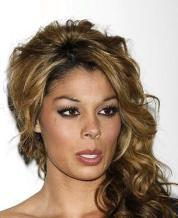
#> input picture tp5/data/celeba_1000/000006.jpg, 178 x 218 px; its folder holds only this picture in this run
$ jupyter execute --allow-errors vae_custom.ipynb
#> lines starting #> are read from the running program, lines starting #| are printed output that depends on the picture
### tp5/src/core/vae.py
import numpy as np
import matplotlib.pyplot as plt

from .optimizer import Optimizer
from .activation_function import ActivationFunction
from .initialization import WeightInitializer


class VAE(object):
    def __init__(
        self,
        seed: int,
        encoder_topology: list,
        decoder_topology: list,
        activation_function: ActivationFunction,
        encoder_optimizer: Optimizer,
        decoder_optimizer: Optimizer,
        weights_encoder=None,
        biases_encoder=None,
        weights_decoder=None,
        biases_decoder=None,
    ):
        # Set the random seed if provided
        if seed is not None:
            np.random.seed(seed)

        # Assign core components
        self.activation_function = activation_function
        self.encoder_optimizer = encoder_optimizer
        self.decoder_optimizer = decoder_optimizer
        self.encoder_topology = encoder_topology
        self.decoder_topology = decoder_topology
        self.latent_dim = decoder_topology[
            0
        ]  # Latent dimension derived from decoder topology

        # Initialize encoder weights and biases
        self.weights_encoder, self.biases_encoder = self._initialize_parameters(
            weights_encoder,
            biases_encoder,
            encoder_topology,
            activation_function.method,
            seed,
        )

        # Initialize decoder weights and biases
        self.weights_decoder, self.biases_decoder = self._initialize_parameters(
            weights_decoder,
            biases_decoder,
            decoder_topology,
            activation_function.method,
            seed,
        )

    def _initialize_parameters(
        self, weights, biases, topology, activation_method, seed
    ):
        """
        Helper function to initialize weights and biases.
        """
        if weights is not None and biases is not None:
            return weights, biases

        # Use a weight initializer to generate weights and biases
        initializer = WeightInitializer(seed)
        return (
            initializer.initialize_weights(topology, activation_method),
            initializer.initialize_biases(topology),
        )

    # [256 lines left out: functions encode, decode, feedforward, compute_loss, backpropagation, update_weights_and_biases and 1 more, not called in this run]

### tp5/src/core/activation_function.py
import numpy as np


class ActivationFunction:
    def __init__(self, method: str, beta: float = 1.0):
        self.method = method.lower()
        self.beta = beta
        self.activation, self.activation_prime = self._get_activation_functions()

    def _get_activation_functions(self):
        functions = {
            "sigmoid": (self._sigmoid, self._sigmoid_prime),
            "tanh": (self._tanh, self._tanh_prime),
            "relu": (self._relu, self._relu_prime),
            "softmax": (self._softmax, self._softmax_prime),
        }
        if self.method not in functions:
            raise ValueError(f"Unknown activation function: {self.method}")
        return functions[self.method]

    # [51 lines left out: functions _sigmoid, _sigmoid_prime, _tanh, _tanh_prime, _relu, _relu_prime and 2 more, not called in this run]

    def __str__(self) -> str:
        return f"ActivationFunction(method='{self.method}', beta={self.beta}')"

### tp5/src/core/optimizer.py
import numpy as np


class Optimizer:
    def __init__(
        self,
        method: str = "gradient_descent",
        eta: float = 0.01,
        weight_decay: float = 0.0,
        **kwargs,
    ):
        self.method = method.lower()
        self.eta = eta
        self.weight_decay = weight_decay

        # Parameters for Momentum
        self.alpha = kwargs.get("alpha", 0.9)

        # Parameters for Adam
        self.beta_1 = kwargs.get("beta_1", 0.9)
        self.beta_2 = kwargs.get("beta_2", 0.999)
        self.epsilon = kwargs.get("epsilon", 1e-8)

        # Initialize moments for Momentum and Adam
        self.v_w, self.v_b = None, None  # Velocities
        self.m_w, self.m_b = None, None  # Moments
        self.t = 0  # Time step for Adam

        # Store exponential decay rates to avoid recomputing
        self.beta_1_pow = 1.0
        self.beta_2_pow = 1.0

        # Validate optimization method
        valid_methods = ["gradient_descent", "momentum", "adam"]
        if self.method not in valid_methods:
            raise ValueError(f"Unknown optimization method: {self.method}")

    # [97 lines left out: functions update_parameters, _gradient_descent, _momentum, _adam, not called in this run]

### tp5/src/vae_custom.ipynb
[cell 1]
# import kagglehub

# # Download latest version
# path = kagglehub.dataset_download("jessicali9530/celeba-dataset")

# print("Path to dataset files:", path)

[cell 2]
import os
import numpy as np
import matplotlib.pyplot as plt
from PIL import Image


def image_to_bw_matrix(image_path, n):
    """
    Loads an image, converts it to black and white, resizes it to nxn, and returns
    a numpy array with values between 0 and 1.
    """
#> called with image_path = '../data/celeba_1000/000006.jpg', n = 70
    # Open the image and convert to grayscale
    img = Image.open(image_path).convert('L')
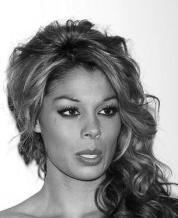
#> img: PIL image 178x218 L; min 2, max 255, mean 148.8
    # Resize the image to nxn pixels
    img = img.resize((n, n))
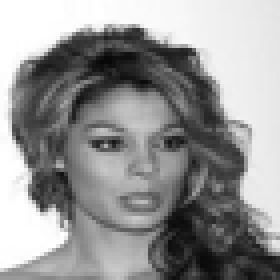
#> img: PIL image 70x70 L (shown 4 times larger); min 6, max 255, mean 148.8
    # Convert the image to a numpy array
    img_array = np.array(img)
    # Normalize the pixel values between 0 and 1
    img_array = img_array.astype('float32') / 255.0
    return img_array

def process_images_in_directory(directory_path, n, show_intermediate=False):
    """
    Processes all images in the given directory, converts them to black and white nxn images,
    and returns a list of numpy arrays. Optionally displays the intermediate black-and-white images.

    Args:
        directory_path (str): Path to the directory containing images.
        n (int): Desired size of the reduced image (n x n).
        show_intermediate (bool): If True, displays the intermediate images.

    Returns:
        list: A list of numpy arrays representing the processed images.
    """
    image_arrays = []
    for filename in os.listdir(directory_path):
        if filename.lower().endswith(('.png', '.jpg', '.jpeg', '.bmp', '.gif')):
            image_path = os.path.join(directory_path, filename)
            img_array = image_to_bw_matrix(image_path, n)
            image_arrays.append(img_array)

            if show_intermediate:
                # Show the processed image
                plt.figure()
                plt.imshow(img_array, cmap="gray")
                plt.title(f"Processed: {filename}")
                plt.axis("off")
                plt.show()

    return image_arrays

def prepare_image_data(directory_path, n, test_split=0.0, show_intermediate=False):
    """
    Processes images in the given directory, converts them to black and white nxn images,
    and prepares training and test data in the required format.

    Args:
        directory_path (str): Path to the directory containing images.
        n (int): Desired size of the reduced image (n x n).
        test_split (float): Fraction of data to use as the test set.
        show_intermediate (bool): If True, shows intermediate black-and-white images.

    Returns:
        tuple: Training data, test data, and visual data for visualization.
    """
    print("Processing images...")
    image_arrays = process_images_in_directory(directory_path, n, show_intermediate)
#> image_arrays = 1 item
    image_arrays = np.array(image_arrays)

    # For visualization purposes
    x_visual = image_arrays.astype('float32')

    # Reshape images for training
    num_images = image_arrays.shape[0]
#> num_images = 1
    x_data = image_arrays.reshape(num_images, -1).astype('float32')

    # Split into training and test sets
    split_index = int(num_images * (1 - test_split))
#> split_index = 1
    x_train = x_data[:split_index]
    x_test = x_data[split_index:]
#> x_test = empty array
    x_visual_train = x_visual[:split_index]

    # Create training and test pairs for unsupervised learning
    training_data = [(x.reshape(-1, 1), x.reshape(-1, 1)) for x in x_train]
#> training_data = 1 item
    test_data = [(x.reshape(-1, 1), x.reshape(-1, 1)) for x in x_test]
#> test_data = []

    return training_data, test_data, x_visual_train

def show_images(images, num_samples=3):
    """
    Displays a specified number of images from the processed dataset.

    Args:
        images (numpy.ndarray): Array of images to display.
        num_samples (int): Number of images to display.
    """
    random_indices = np.random.choice(len(images), num_samples, replace=False)
    plt.figure(figsize=(10, 3))
    for i, idx in enumerate(random_indices):
        plt.subplot(1, num_samples, i + 1)
        plt.imshow(images[idx], cmap="gray")
        plt.title(f"Image {idx}")
        plt.axis("off")
    plt.tight_layout()
    plt.show()

# Example Usage
directory_path = '../data/celeba_1000'  # Replace with your directory path
n = 70  # Desired image size

# Process and prepare data
training_data, test_data, x_visual = prepare_image_data(directory_path, n, test_split=0.0, show_intermediate=False)
#> training_data = 1 item; test_data = []

# Show some sample images
#> (the rest of this cell did not finish here and is left out)


[cell 3]
import numpy as np
import matplotlib.pyplot as plt
from core.activation_function import ActivationFunction
from core.optimizer import Optimizer
from core.vae import VAE

# Latent space dimensions
latent_dim = 64

# Encoder and decoder topologies based on the input image size
input_size = x_visual.shape[1] * x_visual.shape[2]  # Flattened size of input images
#> input_size = 4900
encoder_topology = [input_size, 500, 300, 128, 64, 2 * latent_dim]
#> encoder_topology = [4900, 500, 300, 128, 64, 128]
decoder_topology = [latent_dim, 64, 128, 300, 500, input_size]
#> decoder_topology = [64, 64, 128, 300, 500, 4900]

# Configure optimizers
encoder_optimizer = Optimizer(method="adam", eta=0.01)
decoder_optimizer = Optimizer(method="adam", eta=0.01)

# Configure the activation function
activation_function = ActivationFunction(method="relu")

# Initialize the VAE model
#> (the rest of this cell did not finish here and is left out)


# Train the VAE
vae.fit(
    training_data=training_data,  # Use the training data prepared earlier
    epochs=500,
    mini_batch_size=32
)

#> (a cell that did not finish here is left out)

#> (a cell that did not finish here is left out)

#> (a cell that did not finish here is left out)

[cell 7]
# Example: Add a one-hot encoded label vector
label = np.zeros((10, 1))  # Assume 10 possible labels
label[2] = 1  # Condition on label "2"

# Concatenate latent vector with label
#> (the rest of this cell did not finish here and is left out)

[cell 8]
import numpy as np
import matplotlib.pyplot as plt

def interpolate_faces(vae, face1, face2, steps=10):
    """
    Interpolates between two input faces in the latent space of a VAE.

    Args:
        vae (VAE): Trained Variational Autoencoder.
        face1 (np.ndarray): First face, flattened and normalized.
        face2 (np.ndarray): Second face, flattened and normalized.
        steps (int): Number of interpolation steps.

    Returns:
        list: Decoded images corresponding to the interpolated latent vectors.
    """
    # Encode the two faces to obtain their latent representations
    _, _, z1, _, _, _, _, _, _ = vae.feedforward(face1)
    _, _, z2, _, _, _, _, _, _ = vae.feedforward(face2)

    # Interpolate between the two latent vectors
    interpolated_faces = []
    for alpha in np.linspace(0, 1, steps):
        z_interp = alpha * z1 + (1 - alpha) * z2
        generated_face, _, _ = vae.decode(z_interp)
        interpolated_faces.append(generated_face)

    return interpolated_faces

# Example Usage
# Select two faces from the dataset
face1, _ = training_data[0]  # First test face
#> face1 = 4900 values, max 1 at index 0, min 0.0235 at index 1075, mean 0.584
#> (the rest of this cell did not finish here and is left out)

$ run again, on tp5/data/celeba_1000/000043.jpg
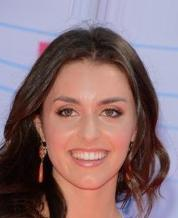
#> input picture tp5/data/celeba_1000/000043.jpg, 178 x 218 px
#> in image_to_bw_matrix, `img = Image.open(image_path).convert('L')`:
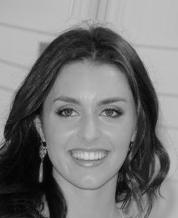
#> img: PIL image 178x218 L; min 0, max 213, mean 120.1
#> in image_to_bw_matrix, `img = img.resize((n, n))`:
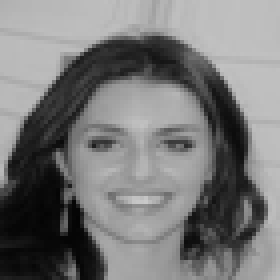
#> img: PIL image 70x70 L (shown 4 times larger); min 3, max 201, mean 120.1
#> image_arrays = 1 item
#> x_test = empty array
#> in prepare_image_data, `training_data = [(x.reshape(-1, 1), x.reshape(-1, 1)) for x in x_train]`: training_data = 1 item
#> in prepare_image_data, `test_data = [(x.reshape(-1, 1), x.reshape(-1, 1)) for x in x_test]`: test_data = []
#> `training_data, test_data, x_visual = prepare_image_data(directory_path..`: training_data = 1 item; test_data = []
#> face1 = 4900 values, max 0.788 at index 3536, min 0.0118 at index 3799, mean 0.471

$ run again, on tp5/data/celeba_1000/000051.jpg
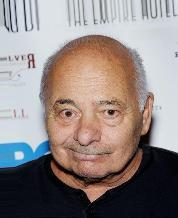
#> input picture tp5/data/celeba_1000/000051.jpg, 178 x 218 px
#> in image_to_bw_matrix, `img = Image.open(image_path).convert('L')`:
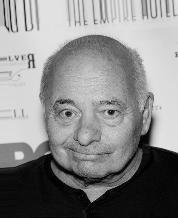
#> img: PIL image 178x218 L; min 0, max 239, mean 136.4
#> in image_to_bw_matrix, `img = img.resize((n, n))`:
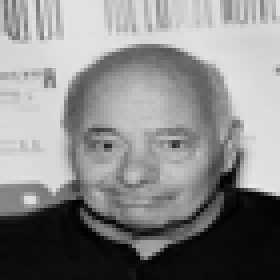
#> img: PIL image 70x70 L (shown 4 times larger); min 0, max 233, mean 136.4
#> image_arrays = 1 item
#> x_test = empty array
#> in prepare_image_data, `training_data = [(x.reshape(-1, 1), x.reshape(-1, 1)) for x in x_train]`: training_data = 1 item
#> in prepare_image_data, `test_data = [(x.reshape(-1, 1), x.reshape(-1, 1)) for x in x_test]`: test_data = []
#> `training_data, test_data, x_visual = prepare_image_data(directory_path..`: training_data = 1 item; test_data = []
#> face1 = 4900 values, max 0.914 at index 3283, min 0 at index 3496, mean 0.535

$ run again, on tp5/data/celeba_1000/000112.jpg
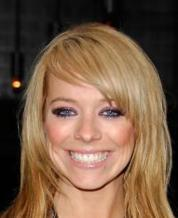
#> input picture tp5/data/celeba_1000/000112.jpg, 178 x 218 px
#> in image_to_bw_matrix, `img = Image.open(image_path).convert('L')`:
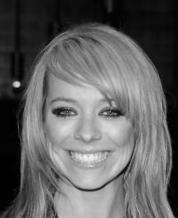
#> img: PIL image 178x218 L; min 0, max 248, mean 97.1
#> in image_to_bw_matrix, `img = img.resize((n, n))`:
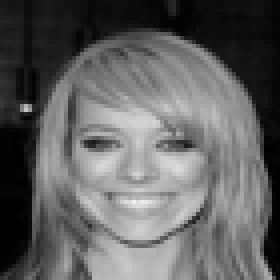
#> img: PIL image 70x70 L (shown 4 times larger); min 0, max 240, mean 97.1
#> image_arrays = 1 item
#> x_test = empty array
#> in prepare_image_data, `training_data = [(x.reshape(-1, 1), x.reshape(-1, 1)) for x in x_train]`: training_data = 1 item
#> in prepare_image_data, `test_data = [(x.reshape(-1, 1), x.reshape(-1, 1)) for x in x_test]`: test_data = []
#> `training_data, test_data, x_visual = prepare_image_data(directory_path..`: training_data = 1 item; test_data = []
#> face1 = 4900 values, max 0.941 at index 3533, min 0 at index 2656, mean 0.381

$ run again, on tp5/data/celeba_1000/000019.jpg
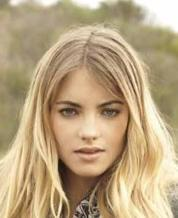
#> input picture tp5/data/celeba_1000/000019.jpg, 178 x 218 px
#> in image_to_bw_matrix, `img = Image.open(image_path).convert('L')`:
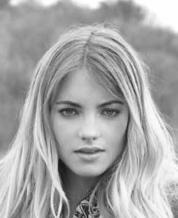
#> img: PIL image 178x218 L; min 24, max 255, mean 166.4
#> in image_to_bw_matrix, `img = img.resize((n, n))`:
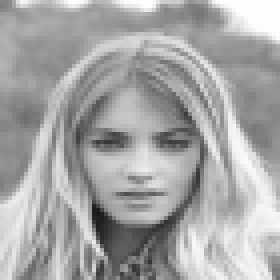
#> img: PIL image 70x70 L (shown 4 times larger); min 25, max 255, mean 166.4
#> image_arrays = 1 item
#> x_test = empty array
#> in prepare_image_data, `training_data = [(x.reshape(-1, 1), x.reshape(-1, 1)) for x in x_train]`: training_data = 1 item
#> in prepare_image_data, `test_data = [(x.reshape(-1, 1), x.reshape(-1, 1)) for x in x_test]`: test_data = []
#> `training_data, test_data, x_visual = prepare_image_data(directory_path..`: training_data = 1 item; test_data = []
#> face1 = 4900 values, max 1 at index 18, min 0.098 at index 3734, mean 0.652
